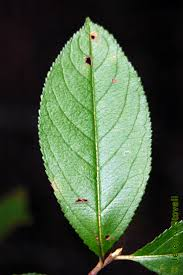
%> input picture 1.jpg, 183 x 275 px
$ octave --eval "result = waveletTransform(imread('1.jpg'));"   (GNU Octave 9; MATLAB toolbox functions it lacks are replaced by stand-ins)
%> lines starting %> are read from the running program, lines starting %| are printed output that depends on the picture
function waveletMoments = waveletTransform(image)

imgGray = double(rgb2gray(image))/255;
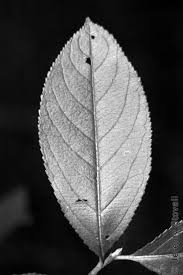
%> imgGray: size 275x183 double; min 0, max 0.988, mean 0.295
imgGray = imresize(imgGray, [256 256]);
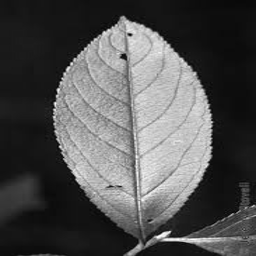
%> imgGray: size 256x256 double; min -0.0401, max 1.01, mean 0.295; drawn with min black and max white

coeff_1 = dwt2(imgGray', 'coif1');
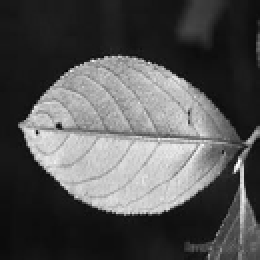
%> coeff_1: size 130x130 double (shown 2 times larger); min -0.0885, max 1.93, mean 0.576; drawn with min black and max white
coeff_2 = dwt2(coeff_1, 'coif1');
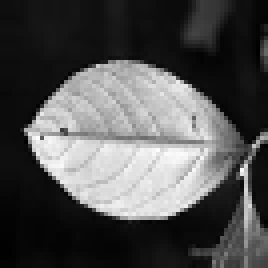
%> coeff_2: size 67x67 double (shown 4 times larger); min -0.0156, max 3.49, mean 1.1; drawn with min black and max white
coeff_3 = dwt2(coeff_2, 'coif1');
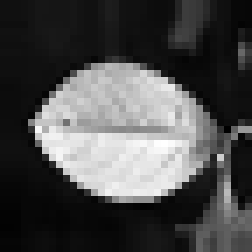
%> coeff_3: size 36x36 double (shown 7 times larger); min -0.068, max 6.84, mean 1.99; drawn with min black and max white
coeff_4 = dwt2(coeff_3, 'coif1');
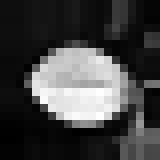
%> coeff_4: size 20x20 double (shown 8 times larger); min 0.00982, max 13.1, mean 3.43; drawn with min black and max white

% construct the feaute vector
meanCoeff = mean(coeff_4);
%> meanCoeff = 20 values, max 5.78 at index 12, min 0.492 at index 3, mean 3.43
stdCoeff = std(coeff_4);
%> stdCoeff = 20 values, max 5.41 at index 13, min 0.251 at index 3, mean 3.34

waveletMoments = [meanCoeff stdCoeff];
%> waveletMoments = 40 values, max 5.78 at index 12, min 0.251 at index 23, mean 3.39
%> `result = waveletTransform(imread('1.jpg'));`: result has the same summary as waveletMoments in waveletTransform

end
